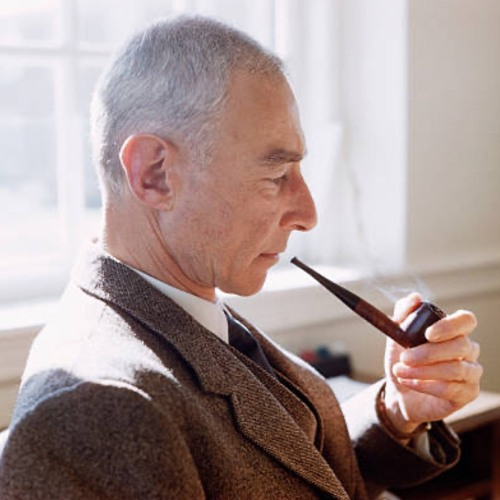
#> input picture open.jpg, 500 x 500 px
$ python p2prc7.py
#> lines starting #> are read from the running program, lines starting #| are printed output that depends on the picture; long printed decimals are rounded
# -*- coding: utf-8 -*-
"""
Created on Sun Aug 20 21:57:15 2023

@author: Admin
"""

import cv2
import numpy as np
import matplotlib.pyplot as plt


def nagative(img):

    nagativ=255-img
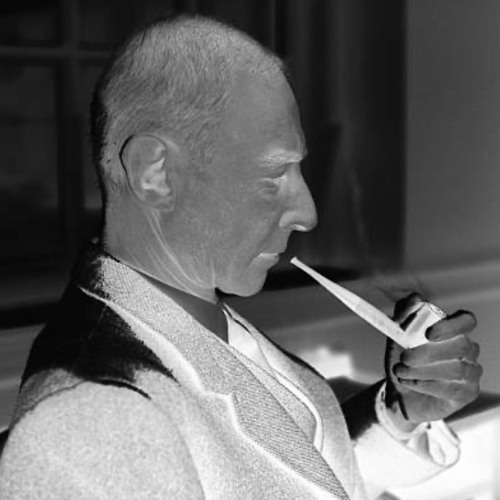
#> nagativ: shape (500, 500); min 0, max 255, mean 102.3
    return nagativ

def logtransformation(img):

    c = 255 / np.log(1 + np.max(img))
#> c = 45.99
    print(c)
#| 45.986
    log_img=c*(np.log1p(img))
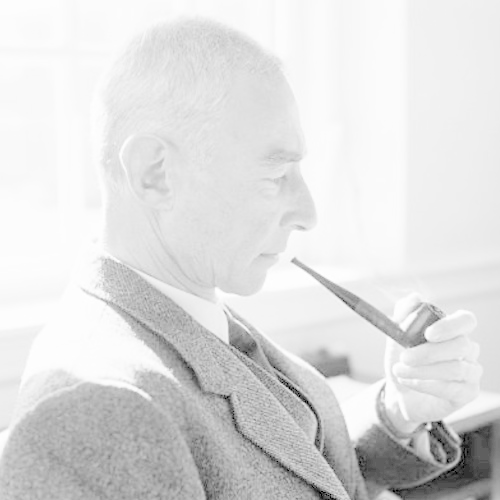
#> log_img: shape (500, 500) float16; min 0, max 255.1, mean 221.6; drawn with min black and max white
    log_img=np.uint8(log_img)


# Apply log transformation method
    #c = 255 / np.log(1 + np.max(img))
    #log_image = c * (np.log(img + 1))

# Specify the data type so that
# float value will be converted to int
    #log_image = np.array(log_image, dtype = np.uint8)
    return log_img

def powerlow(img):

   # c = 255/(np.log(1 + np.max(img)))
    #print(c,"==",255/(img/255))
    power_low=np.array(255*(img/255)**1,dtype='uint8')
    power_low1=np.array(255*(img/255)**0.5,dtype='uint8')
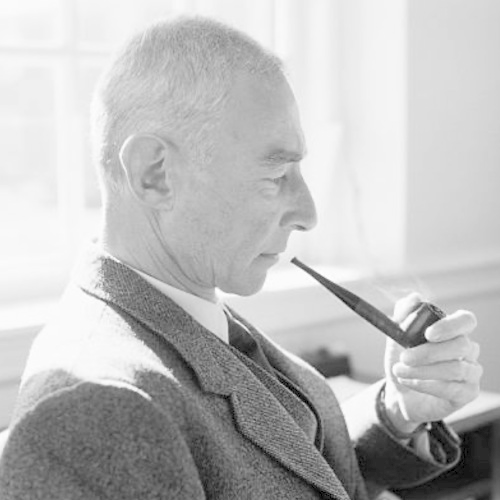
#> power_low1: shape (500, 500); min 0, max 255, mean 188.4
    power_low3=np.array(255*(img/255)**0.7,dtype='uint8')
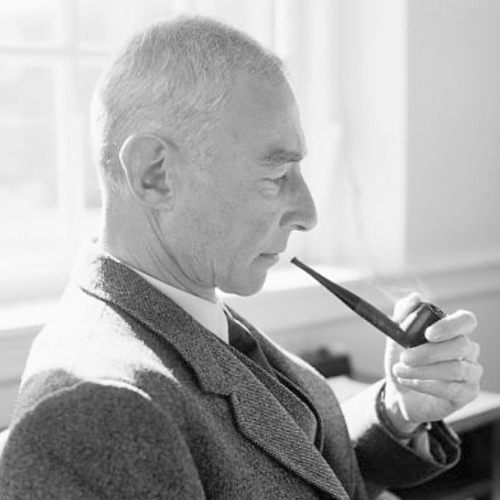
#> power_low3: shape (500, 500); min 0, max 255, mean 171.7

    return power_low,power_low1,power_low3


img=cv2.imread("open.jpg",0)
img1=cv2.imread("open.jpg",0)
img2=cv2.imread("open.jpg",0)

size=(500,500)

imgp=cv2.resize(img2,size)

nagative_img=nagative(img)
log_img=logtransformation(img1)
power_low,power_low1,power_low3=powerlow(imgp)


imgmain=cv2.hconcat([power_low1,power_low,power_low3])
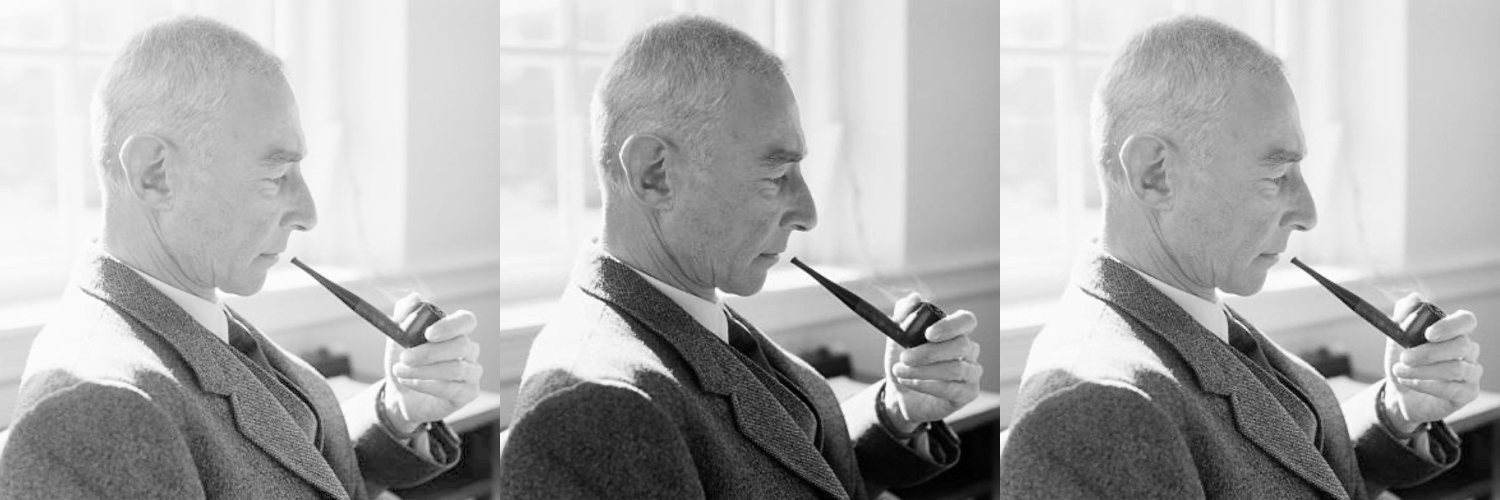
#> imgmain: shape (500, 1500); min 0, max 255, mean 170.9

cv2.imshow("a2",imgmain)
cv2.imshow("orijnal",imgp)
cv2.imshow("nagative",nagative_img)
cv2.imshow("logtransformation", log_img)
cv2.imshow("power_log",power_low)

logtrn=cv2.calcHist([log_img],[0],None,[256],[0,256])
#> logtrn = 256 values, max 18282 at index 251, min 0 at index 1, mean 976.6

orignal=cv2.calcHist([img],[0],None,[256],[0,256])
#> orignal = 256 values, max 4590 at index 234, min 15 at index 254, mean 976.6
negative=cv2.calcHist([nagative_img],[0],None,[256],[0,256])
#> negative = 256 values, max 4590 at index 21, min 15 at index 1, mean 976.6
law1=cv2.calcHist([power_low],[0],None,[256],[0,256])
#> law1 has the same summary as orignal

plt.plot(logtrn)
plt.title("logtransformation")
plt.xlabel("pixal value")
plt.ylabel("frecuncy")
plt.show()
#> figure, not shown here; curve peaks at x = 251, y = 18282

plt.plot(orignal)
plt.title("orignal image")
plt.xlabel("pixal value")
plt.ylabel("frecuncy")
plt.show()
#> figure, not shown here; curve peaks at x = 234, y = 4590


plt.plot(negative)
plt.title("negative image")
plt.xlabel("pixal value")
plt.ylabel("frecuncy")
plt.show()
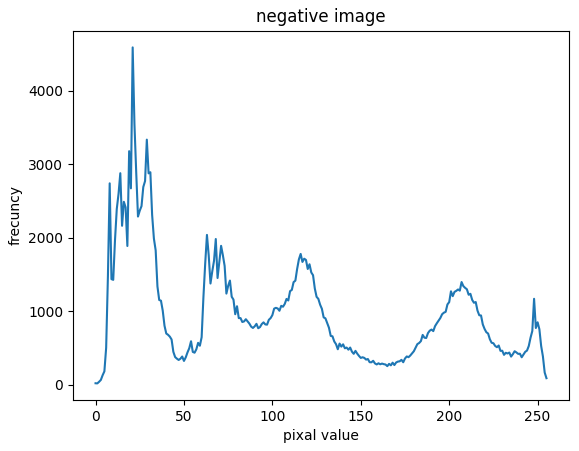
#> figure drawn by matplotlib, 1 panel; curve peaks at x = 21, y = 4590


plt.plot(power_low1)
plt.title("power_low1")
plt.xlabel("pixal value")
plt.ylabel("frecuncy")
plt.show()
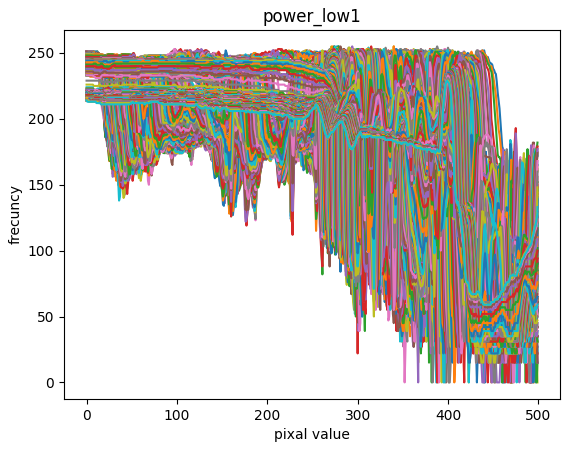
#> figure drawn by matplotlib, 1 panel; curve peaks at x = 438, y = 252; curve peaks at x = 438, y = 252; curve peaks at x = 0, y = 251


cv2.waitKey(0)
cv2.destroyAllWindows()
